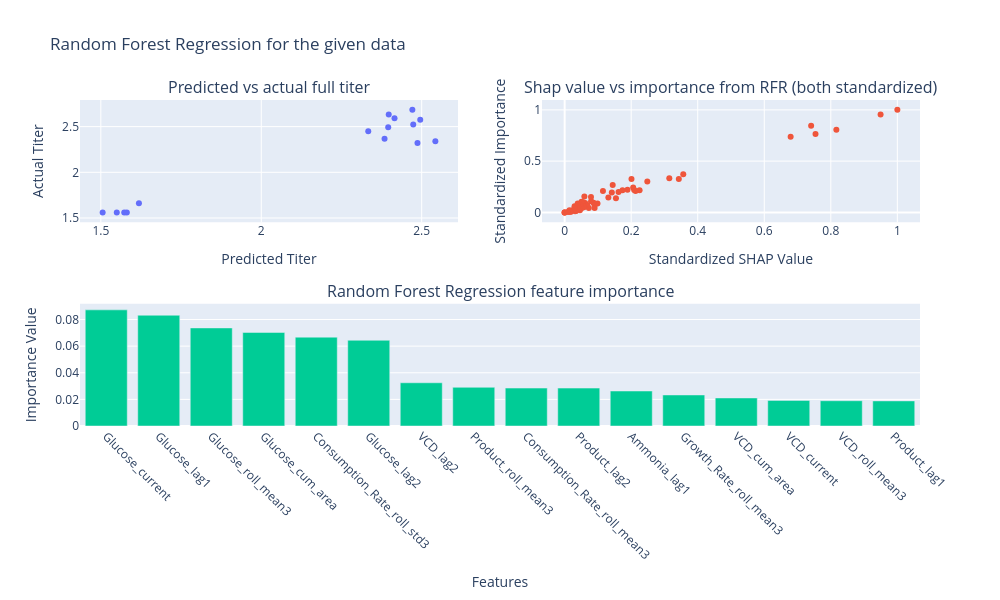

The cell this chart's notebook holds for it:
### Code cell
cp_100_model = training_random_forest_3(df_cp_100)

### Figure 1 — Plotly figure (JSON) as saved in the notebook; plotly's stock layout.template omitted (floating-point values rounded to 4 significant figures)
{"data": [{"mode": "markers", "type": "scatter", "x": [2.495, 2.396, 1.581, 2.471, 1.619, 2.384, 1.55, 2.397, 2.543, 2.415, 2.474, 1.573, 1.506, 2.333, 2.487], "xaxis": "x", "y": [2.576, 2.493, 1.561, 2.683, 1.662, 2.368, 1.561, 2.634, 2.341, 2.592, 2.523, 1.561, 1.561, 2.451, 2.321], "yaxis": "y"}, {"mode": "markers", "type": "scatter", "x": [1.0, 0.9496, 0.8167, 0.7541, 0.7409, 0.6793, 0.3565, 0.3432, 0.3145, 0.2484, 0.2253, 0.2132, 0.209, 0.206, 0.2009, 0.1888, 0.1739, 0.162, 0.1542, 0.1444, 0.1418, 0.1313, 0.1151, 0.09871, 0.0901, 0.09003, 0.08697, 0.07949, 0.07918, 0.0727, 0.06801, 0.06162, 0.0593, 0.0591, 0.05768, 0.05522, 0.05297, 0.05235, 0.0516, 0.05139, 0.05058, 0.04729, 0.04603, 0.04573, 0.04266, 0.04235, 0.04208, 0.03993, 0.03923, 0.03919, 0.03434, 0.0314, 0.02979, 0.02939, 0.02303, 0.01891, 0.01658, 0.01453, 0.01363, 0.009926, 0.0, 0.0, 0.0], "xaxis": "x2", "y": [1.0, 0.9539, 0.8056, 0.765, 0.8444, 0.7381, 0.3721, 0.3264, 0.3332, 0.3014, 0.2161, 0.2086, 0.2177, 0.2416, 0.3266, 0.2205, 0.2153, 0.1981, 0.137, 0.2673, 0.1935, 0.1452, 0.2088, 0.08666, 0.0723, 0.0431, 0.0946, 0.1076, 0.1489, 0.04385, 0.07294, 0.09156, 0.1549, 0.05727, 0.04899, 0.09976, 0.09401, 0.07221, 0.04179, 0.09219, 0.1033, 0.06987, 0.0205, 0.07367, 0.04815, 0.03869, 0.05645, 0.07274, 0.04651, 0.08642, 0.01338, 0.01129, 0.05874, 0.04006, 0.01948, 0.005301, 0.00646, 0.02047, 0.007875, 0.003007, 0.0, 0.0, 0.0], "yaxis": "y2"}, {"type": "bar", "x": ["Glucose_current", "Glucose_lag1", "Glucose_roll_mean3", "Glucose_cum_area", "Consumption_Rate_roll_std3", "Glucose_lag2", "VCD_lag2", "Product_roll_mean3", "Consumption_Rate_roll_mean3", "Product_lag2", "Ammonia_lag1", "Growth_Rate_roll_mean3", "VCD_cum_area", "VCD_current", "VCD_roll_mean3", "Product_lag1"], "xaxis": "x3", "y": [0.08725, 0.08323, 0.07368, 0.07028, 0.06675, 0.0644, 0.03247, 0.02907, 0.0285, 0.02848, 0.02629, 0.02332, 0.02108, 0.01924, 0.01899, 0.01885], "yaxis": "y3"}], "layout": {"annotations": [{"font": {"size": 16}, "showarrow": false, "text": "Predicted vs actual full titer", "x": 0.225, "xanchor": "center", "xref": "paper", "y": 1, "yanchor": "bottom", "yref": "paper"}, {"font": {"size": 16}, "showarrow": false, "text": "Shap value vs importance from RFR (both standardized)", "x": 0.775, "xanchor": "center", "xref": "paper", "y": 1, "yanchor": "bottom", "yref": "paper"}, {"font": {"size": 16}, "showarrow": false, "text": "Random Forest Regression feature importance", "x": 0.5, "xanchor": "center", "xref": "paper", "y": 0.375, "yanchor": "bottom", "yref": "paper"}], "height": 600, "showlegend": false, "title": {"text": "Random Forest Regression for the given data"}, "width": 1000, "xaxis": {"anchor": "y", "domain": [0, 0.45], "title": {"text": "Predicted Titer"}}, "xaxis2": {"anchor": "y2", "domain": [0.55, 1], "title": {"text": "Standardized SHAP Value"}}, "xaxis3": {"anchor": "y3", "domain": [0, 1], "tickangle": 45, "title": {"text": "Features"}}, "yaxis": {"anchor": "x", "domain": [0.625, 1], "title": {"text": "Actual Titer"}}, "yaxis2": {"anchor": "x2", "domain": [0.625, 1], "title": {"text": "Standardized Importance"}}, "yaxis3": {"anchor": "x3", "domain": [0, 0.375], "title": {"text": "Importance Value"}}}}
